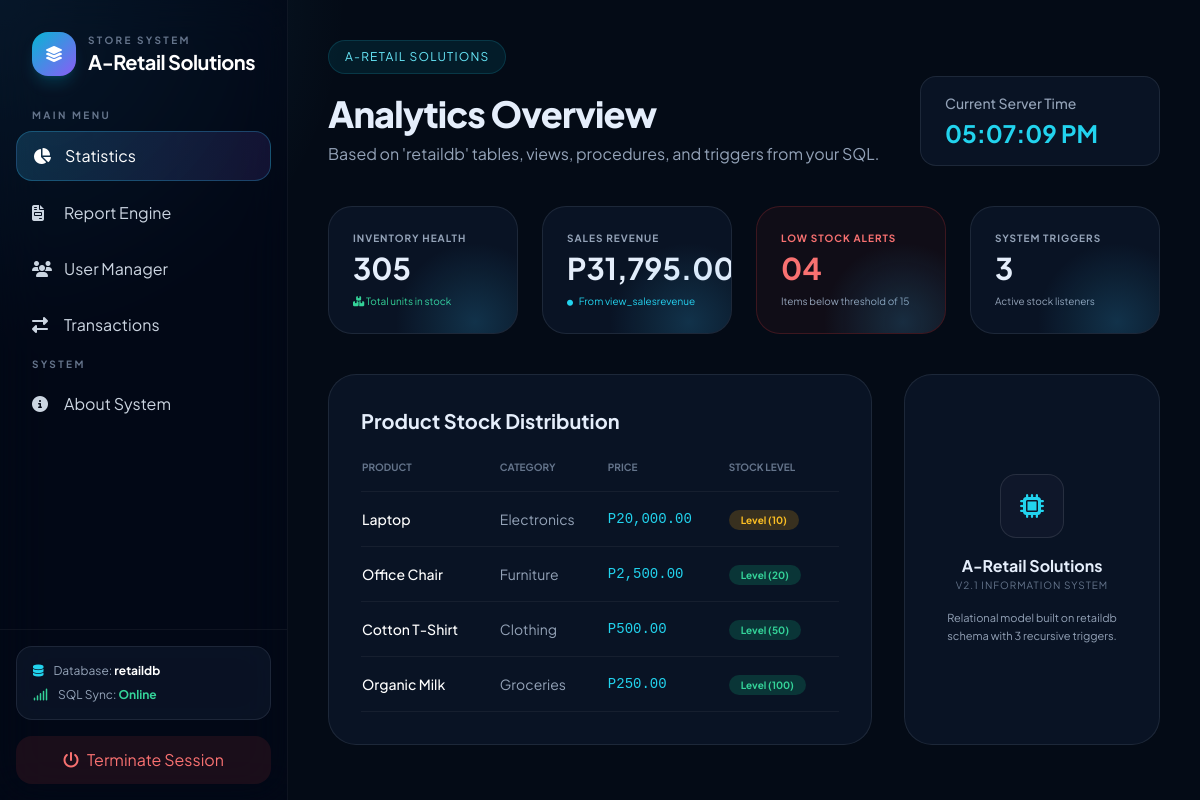
/dashboard.php (signed in), run on the app's committed database.
### tables this page shows
CREATE TABLE `products` (
  `ProductID` int(11) NOT NULL,
  `ProductName` varchar(100) DEFAULT NULL,
  `Price` decimal(10,2) DEFAULT NULL,
  `StockQuantity` int(11) DEFAULT NULL,
  `CategoryID` int(11) DEFAULT NULL,
  `SupplierID` int(11) DEFAULT NULL
);

CREATE TABLE `categories` (
  `CategoryID` int(11) NOT NULL,
  `CategoryName` varchar(50) NOT NULL
);

### dashboard.php (the view, shortened to what this page needs)
<?php
include_once 'Database.php'; include_once 'layout.php';
$db = Database::getConnection();
$pCount = $db->query("SELECT SUM(StockQuantity) FROM products")->fetchColumn();
$revenue = $db->query("SELECT SUM(TotalRevenue) FROM view_salesrevenue")->fetchColumn();
$lowCount = $db->query("SELECT COUNT(*) FROM view_lowstock")->fetchColumn();
$products = $db->query("SELECT p.*, c.CategoryName FROM products p JOIN categories c ON p.CategoryID = c.CategoryID LIMIT 4")->fetchAll();
?>
<main class="flex-grow p-10 overflow-y-auto content-animate">
    <header class="mb-10 flex justify-between items-end">
        <div>
            <div class="inline-flex items-center gap-2 px-4 py-2 rounded-full bg-cyan-500/10 border border-cyan-400/15 text-xs uppercase tracking-widest text-cyan-300">A-Retail Solutions</div>
            <h2 class="text-4xl font-extrabold mt-5 tracking-tight">Analytics Overview</h2>
            <p class="text-slate-400 mt-2">Based on 'retaildb' tables, views, procedures, and triggers from your SQL.</p>
        </div>
        <div class="glass rounded-2xl px-6 py-4 min-w-[240px]">
            <p class="text-sm font-medium text-slate-400">Current Server Time</p>
            <p class="text-2xl font-bold text-cyan-400 mt-1"><?php echo date("h:i:s A"); ?></p>
        </div>
    </header>
    <div class="grid grid-cols-4 gap-6 mb-10">
        <div class="glass stat-card p-6 rounded-[24px] relative overflow-hidden">
            <p class="text-slate-400 text-[10px] font-bold uppercase tracking-widest mb-1">Inventory Health</p>
            <h3 class="text-3xl font-bold"><?php echo $pCount; ?></h3>
            <p class="text-emerald-400 text-[10px] mt-2"><i class="fas fa-boxes-stacked"></i> Total units in stock</p>
        </div>
        <div class="glass stat-card p-6 rounded-[24px] relative overflow-hidden">
            <p class="text-slate-400 text-[10px] font-bold uppercase tracking-widest mb-1">Sales Revenue</p>
            <h3 class="text-3xl font-bold">P<?php echo number_format($revenue, 2); ?></h3>
            <p class="text-cyan-400 text-[10px] mt-2"><i class="fas fa-circle text-[6px] mr-1"></i> From view_salesrevenue</p>
        </div>
        <div class="glass stat-card p-6 rounded-[24px] border border-red-500/20 bg-red-500/5 relative overflow-hidden">
            <p class="text-red-400 text-[10px] font-bold uppercase tracking-widest mb-1">Low Stock Alerts</p>
            <h3 class="text-3xl font-bold text-red-400">0<?php echo $lowCount; ?></h3>
            <p class="text-slate-400 text-[10px] mt-2">Items below threshold of 15</p>
        </div>
        <div class="glass stat-card p-6 rounded-[24px] relative overflow-hidden">
            <p class="text-slate-400 text-[10px] font-bold uppercase tracking-widest mb-1">System Triggers</p>
            <h3 class="text-3xl font-bold">3</h3>
            <p class="text-slate-400 text-[10px] mt-2">Active stock listeners</p>
        </div>
    </div>
    <div class="grid grid-cols-3 gap-8">
        <div class="col-span-2 glass rounded-[28px] p-8">
            <h4 class="font-bold text-xl mb-6">Product Stock Distribution</h4>
            <table class="w-full text-left">
                <thead class="text-[10px] text-slate-500 uppercase border-b border-white/5">
                    <tr><th class="pb-4">Product</th><th class="pb-4">Category</th><th class="pb-4">Price</th><th class="pb-4">Stock Level</th></tr>
                </thead>
                <tbody class="text-sm">
                    <?php foreach($products as $p): ?>
                    <tr class="border-b border-white/5 hover:bg-white/5 transition">
                        <td class="py-4 font-medium text-white"><?php echo $p['ProductName']; ?></td>
                        <td class="py-4 text-slate-400"><?php echo $p['CategoryName']; ?></td>
                        <td class="py-4 font-mono text-cyan-400">P<?php echo number_format($p['Price'], 2); ?></td>
                        <td class="py-4"><span class="px-3 py-1 rounded-full text-[10px] font-bold <?php echo $p['StockQuantity'] < 15 ? 'bg-amber-500/20 text-amber-400':'bg-emerald-500/20 text-emerald-400'; ?>">Level (<?php echo $p['StockQuantity']; ?>)</span></td>
                    </tr>
                    <?php endforeach; ?>
                </tbody>
            </table>
        </div>
        <div class="glass rounded-[28px] p-8 flex flex-col items-center justify-center text-center">
             <div class="w-16 h-16 bg-slate-900 rounded-2xl flex items-center justify-center border border-white/10 mb-4"><i class="fas fa-microchip text-2xl text-cyan-400"></i></div>
             <h4 class="font-bold">A-Retail Solutions</h4>
             <p class="text-[10px] text-slate-500 uppercase tracking-widest">v2.1 Information System</p>
             <p class="text-[11px] text-slate-400 mt-4 leading-relaxed">Relational model built on retaildb schema with 3 recursive triggers.</p>
        </div>
    </div>
</main>
</body></html>

### layout.php (style rules this page uses)
:root { --bg: #07111f; --panel: rgba(13, 23, 41, 0.76); --line: rgba(148, 163, 184, 0.14); --text: #e5eefb; }
body { font-family: "Plus Jakarta Sans", sans-serif; color: var(--text); background: radial-gradient(circle at top left, rgba(56, 189, 248, 0.16), transparent 24%), #040b16; min-height: 100vh; overflow: hidden; }
.glass { background: var(--panel); backdrop-filter: blur(18px); border: 1px solid var(--line); }
.content-animate { animation: fadeUp 0.6s cubic-bezier(0.2, 0.8, 0.2, 1) both; }
.stat-card::after { content: ""; position: absolute; inset: auto -20% -55% auto; width: 160px; height: 160px; border-radius: 999px; background: radial-gradient(circle, rgba(56, 189, 248, 0.18), transparent 70%); }

### data on the page
products: ProductName "Laptop", CategoryID.CategoryName "Electronics", Price "20,000.00", StockQuantity "10"
products: ProductName "Office Chair", CategoryID.CategoryName "Furniture", Price "2,500.00", StockQuantity "20"
products: ProductName "Cotton T-Shirt", CategoryID.CategoryName "Clothing", Price "500.00", StockQuantity "50"
products: ProductName "Organic Milk", CategoryID.CategoryName "Groceries", Price "250.00", StockQuantity "100"

### other printed values
$info[0] "Statistics"
$info[0] "Report Engine"
$info[0] "User Manager"
$info[0] "Transactions"
$info[0] "About System"
$pCount "305"
$lowCount "4"
